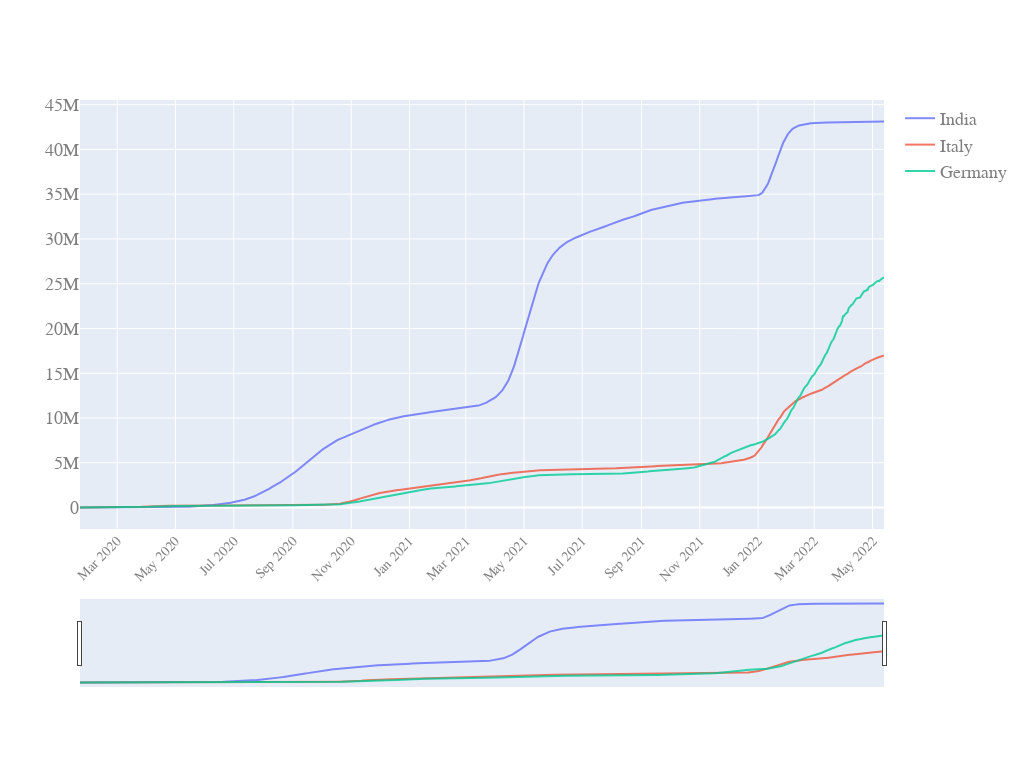

Source (notebook cell):
### Code cell
quick_plot(df_analyse_1.date,
           df_analyse_1.iloc[:,1:],
           y_scale='linear',
           slider=True)

### Figure 1 — Plotly figure (JSON) as saved in the notebook; plotly's stock layout.template omitted (floating-point values rounded to 4 significant figures; data arrays with more than 128 entries replaced by an {"elided": "..."} marker saying what was removed)
{"data": [{"name": "India", "opacity": 0.8, "type": "scatter", "x": {"elided": "843 str values"}, "y": {"elided": "843 float values"}}, {"name": "Italy", "opacity": 0.8, "type": "scatter", "x": {"elided": "843 str values"}, "y": {"elided": "843 float values"}}, {"name": "Germany", "opacity": 0.8, "type": "scatter", "x": {"elided": "843 str values"}, "y": {"elided": "843 float values"}}], "layout": {"autosize": true, "font": {"color": "#7f7f7f", "family": "PT Sans, monospace", "size": 18}, "height": 768, "width": 1024, "xaxis": {"nticks": 20, "rangeslider": {"visible": true}, "tickangle": -45, "tickfont": {"color": "#7f7f7f", "size": 14}}, "yaxis": {"type": "linear"}}}
